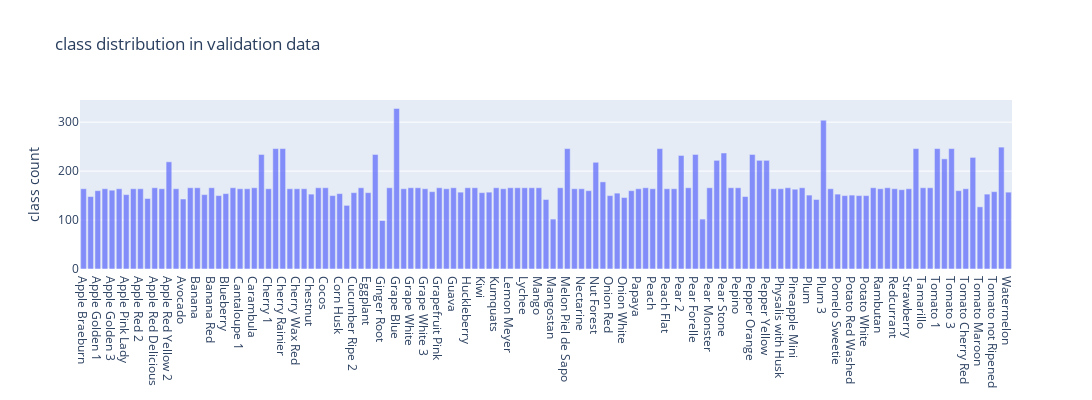

Source (notebook cell):
### Code cell
x1, y1 = create_stack_bar_data('classes', testing_data)
x1 = list(validation_generator.class_indices.keys())

trace1 = go.Bar(x=x1, y=y1, opacity=0.75, name="class count")
layout = dict(height=400, width=1100, title='class distribution in validation data', 
              legend=dict(orientation="h"), yaxis = dict(title = 'class count'))
fig = go.Figure(data=[trace1], layout=layout)
iplot(fig)

### Figure 1 — Plotly figure (JSON) as saved in the notebook; plotly's stock layout.template omitted (floating-point values rounded to 4 significant figures; data arrays with more than 128 entries replaced by an {"elided": "..."} marker saying what was removed)
{"data": [{"name": "class count", "opacity": 0.75, "type": "bar", "x": {"elided": "131 str values"}, "y": {"elided": "131 int values"}}], "layout": {"height": 400, "legend": {"orientation": "h"}, "title": {"text": "class distribution in validation data"}, "width": 1100, "yaxis": {"title": {"text": "class count"}}}}
